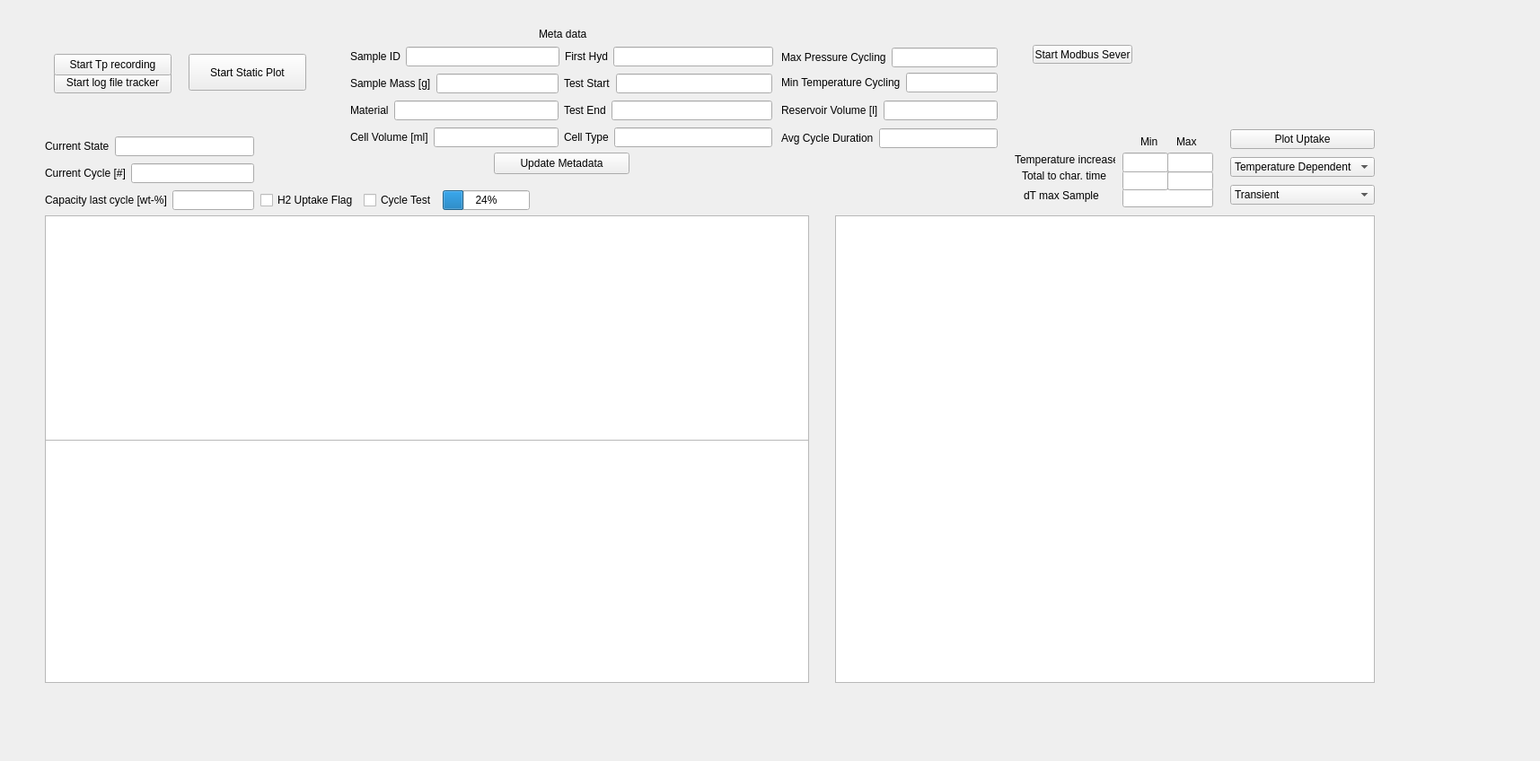
<?xml version="1.0" encoding="UTF-8"?>
<ui version="4.0">
 <class>Form</class>
 <widget class="QWidget" name="Form">
  <property name="geometry">
   <rect>
    <x>0</x>
    <y>0</y>
    <width>1715</width>
    <height>848</height>
   </rect>
  </property>
  <property name="windowTitle">
   <string>Form</string>
  </property>
  <widget class="QLabel" name="label_7">
   <property name="geometry">
    <rect>
     <x>600</x>
     <y>30</y>
     <width>91</width>
     <height>16</height>
    </rect>
   </property>
   <property name="text">
    <string>Meta data</string>
   </property>
  </widget>
  <widget class="QLineEdit" name="dT_max_sample_measurement_edit_field">
   <property name="geometry">
    <rect>
     <x>1250</x>
     <y>210</y>
     <width>101</width>
     <height>21</height>
    </rect>
   </property>
  </widget>
  <widget class="QLineEdit" name="MinCharTimeEditField">
   <property name="geometry">
    <rect>
     <x>1250</x>
     <y>190</y>
     <width>51</width>
     <height>22</height>
    </rect>
   </property>
  </widget>
  <widget class="QPushButton" name="start_stop_log_file_tracker_button">
   <property name="geometry">
    <rect>
     <x>60</x>
     <y>80</y>
     <width>131</width>
     <height>24</height>
    </rect>
   </property>
   <property name="text">
    <string>Start log file tracker</string>
   </property>
  </widget>
  <widget class="QGraphicsView" name="ExpMetaPlotLeft">
   <property name="geometry">
    <rect>
     <x>50</x>
     <y>240</y>
     <width>851</width>
     <height>251</height>
    </rect>
   </property>
  </widget>
  <widget class="QLineEdit" name="MaxTempIncEditField">
   <property name="geometry">
    <rect>
     <x>1300</x>
     <y>170</y>
     <width>51</width>
     <height>22</height>
    </rect>
   </property>
  </widget>
  <widget class="QLabel" name="label_3">
   <property name="geometry">
    <rect>
     <x>1130</x>
     <y>170</y>
     <width>112</width>
     <height>16</height>
    </rect>
   </property>
   <property name="text">
    <string>Temperature increase</string>
   </property>
  </widget>
  <widget class="QWidget" name="layoutWidget_3">
   <property name="geometry">
    <rect>
     <x>390</x>
     <y>80</y>
     <width>470</width>
     <height>88</height>
    </rect>
   </property>
   <layout class="QHBoxLayout" name="horizontalLayout_8">
    <item>
     <layout class="QVBoxLayout" name="verticalLayout">
      <item>
       <layout class="QHBoxLayout" name="horizontalLayout_2">
        <item>
         <widget class="QLabel" name="label_8">
          <property name="text">
           <string>Sample Mass [g]</string>
          </property>
         </widget>
        </item>
        <item>
         <widget class="QLineEdit" name="sample_mass_edit_field"/>
        </item>
       </layout>
      </item>
      <item>
       <layout class="QHBoxLayout" name="horizontalLayout_7">
        <item>
         <widget class="QLabel" name="label_9">
          <property name="text">
           <string>Material</string>
          </property>
         </widget>
        </item>
        <item>
         <widget class="QLineEdit" name="material_composition_edit_field">
          <property name="text">
           <string/>
          </property>
         </widget>
        </item>
       </layout>
      </item>
      <item>
       <layout class="QHBoxLayout" name="horizontalLayout_3">
        <item>
         <widget class="QLabel" name="label_10">
          <property name="text">
           <string>Cell Volume [ml]</string>
          </property>
         </widget>
        </item>
        <item>
         <widget class="QLineEdit" name="cell_volume_edit_field">
          <property name="text">
           <string/>
          </property>
         </widget>
        </item>
       </layout>
      </item>
     </layout>
    </item>
    <item>
     <layout class="QVBoxLayout" name="verticalLayout_3">
      <item>
       <layout class="QHBoxLayout" name="horizontalLayout_11">
        <item>
         <widget class="QLabel" name="label_11">
          <property name="text">
           <string>Test Start</string>
          </property>
         </widget>
        </item>
        <item>
         <widget class="QLineEdit" name="test_start_edit_field"/>
        </item>
       </layout>
      </item>
      <item>
       <layout class="QHBoxLayout" name="horizontalLayout_12">
        <item>
         <widget class="QLabel" name="label_12">
          <property name="text">
           <string>Test End</string>
          </property>
         </widget>
        </item>
        <item>
         <widget class="QLineEdit" name="test_end_edit_field"/>
        </item>
       </layout>
      </item>
      <item>
       <layout class="QHBoxLayout" name="horizontalLayout_13">
        <item>
         <widget class="QLabel" name="label_13">
          <property name="text">
           <string>Cell Type</string>
          </property>
         </widget>
        </item>
        <item>
         <widget class="QLineEdit" name="cell_type_edit_field">
          <property name="text">
           <string/>
          </property>
         </widget>
        </item>
       </layout>
      </item>
     </layout>
    </item>
   </layout>
  </widget>
  <widget class="QWidget" name="layoutWidget">
   <property name="geometry">
    <rect>
     <x>1370</x>
     <y>141</y>
     <width>161</width>
     <height>91</height>
    </rect>
   </property>
   <layout class="QVBoxLayout" name="verticalLayout_8">
    <item>
     <widget class="QPushButton" name="plot_uptake_button">
      <property name="text">
       <string>Plot Uptake</string>
      </property>
     </widget>
    </item>
    <item>
     <widget class="QComboBox" name="T_p_dependent_drop_down">
      <item>
       <property name="text">
        <string>Temperature Dependent</string>
       </property>
      </item>
      <item>
       <property name="text">
        <string>Pressure Dependent</string>
       </property>
      </item>
     </widget>
    </item>
    <item>
     <widget class="QComboBox" name="XyDataSelectDropDown">
      <item>
       <property name="text">
        <string>Transient</string>
       </property>
      </item>
      <item>
       <property name="text">
        <string>Residual</string>
       </property>
      </item>
      <item>
       <property name="text">
        <string>Calculated</string>
       </property>
      </item>
      <item>
       <property name="text">
        <string>Drift</string>
       </property>
      </item>
     </widget>
    </item>
   </layout>
  </widget>
  <widget class="QWidget" name="layoutWidget_2">
   <property name="geometry">
    <rect>
     <x>50</x>
     <y>150</y>
     <width>233</width>
     <height>86</height>
    </rect>
   </property>
   <layout class="QVBoxLayout" name="verticalLayout_7">
    <item>
     <layout class="QHBoxLayout" name="horizontalLayout_20">
      <item>
       <widget class="QLabel" name="label_22">
        <property name="text">
         <string>Current State</string>
        </property>
       </widget>
      </item>
      <item>
       <widget class="QLineEdit" name="current_de_hyd_state_edit_field">
        <property name="text">
         <string/>
        </property>
       </widget>
      </item>
     </layout>
    </item>
    <item>
     <layout class="QHBoxLayout" name="horizontalLayout_19">
      <item>
       <widget class="QLabel" name="label_21">
        <property name="text">
         <string>Current Cycle [#]</string>
        </property>
       </widget>
      </item>
      <item>
       <widget class="QLineEdit" name="current_cycle_edit_field">
        <property name="text">
         <string/>
        </property>
       </widget>
      </item>
     </layout>
    </item>
    <item>
     <layout class="QHBoxLayout" name="horizontalLayout_22">
      <item>
       <widget class="QLabel" name="label_24">
        <property name="text">
         <string>Capacity last cycle [wt-%]</string>
        </property>
       </widget>
      </item>
      <item>
       <widget class="QLineEdit" name="current_uptake_edit_field">
        <property name="text">
         <string/>
        </property>
       </widget>
      </item>
     </layout>
    </item>
   </layout>
  </widget>
  <widget class="QLineEdit" name="MaxCharTimeEditField">
   <property name="geometry">
    <rect>
     <x>1300</x>
     <y>191</y>
     <width>51</width>
     <height>21</height>
    </rect>
   </property>
  </widget>
  <widget class="QPushButton" name="update_meta_data_button">
   <property name="geometry">
    <rect>
     <x>550</x>
     <y>170</y>
     <width>151</width>
     <height>24</height>
    </rect>
   </property>
   <property name="text">
    <string>Update Metadata</string>
   </property>
  </widget>
  <widget class="QGraphicsView" name="xy_plot_window">
   <property name="geometry">
    <rect>
     <x>930</x>
     <y>240</y>
     <width>601</width>
     <height>521</height>
    </rect>
   </property>
  </widget>
  <widget class="QLabel" name="label_6">
   <property name="geometry">
    <rect>
     <x>1140</x>
     <y>210</y>
     <width>95</width>
     <height>16</height>
    </rect>
   </property>
   <property name="text">
    <string>dT max Sample</string>
   </property>
  </widget>
  <widget class="QPushButton" name="start_stop_static_plot_button">
   <property name="geometry">
    <rect>
     <x>210</x>
     <y>60</y>
     <width>131</width>
     <height>41</height>
    </rect>
   </property>
   <property name="text">
    <string>Start Static Plot</string>
   </property>
  </widget>
  <widget class="QLabel" name="label_2">
   <property name="geometry">
    <rect>
     <x>1310</x>
     <y>150</y>
     <width>23</width>
     <height>16</height>
    </rect>
   </property>
   <property name="text">
    <string>Max</string>
   </property>
  </widget>
  <widget class="QGraphicsView" name="ExpMetaPlotLeftLower">
   <property name="geometry">
    <rect>
     <x>50</x>
     <y>490</y>
     <width>851</width>
     <height>271</height>
    </rect>
   </property>
  </widget>
  <widget class="QWidget" name="layoutWidget_4">
   <property name="geometry">
    <rect>
     <x>870</x>
     <y>50</y>
     <width>241</width>
     <height>121</height>
    </rect>
   </property>
   <layout class="QVBoxLayout" name="verticalLayout_2">
    <item>
     <layout class="QVBoxLayout" name="verticalLayout_4">
      <item>
       <layout class="QHBoxLayout" name="horizontalLayout_14">
        <item alignment="Qt::AlignmentFlag::AlignVCenter">
         <widget class="QLabel" name="label_16">
          <property name="text">
           <string>Max Pressure Cycling</string>
          </property>
         </widget>
        </item>
        <item>
         <widget class="QLineEdit" name="max_pressure_cycling_edit_field">
          <property name="text">
           <string/>
          </property>
         </widget>
        </item>
       </layout>
      </item>
      <item>
       <layout class="QHBoxLayout" name="horizontalLayout_15">
        <item>
         <widget class="QLabel" name="label_17">
          <property name="text">
           <string>Min Temperature Cycling</string>
          </property>
         </widget>
        </item>
        <item>
         <widget class="QLineEdit" name="min_temperature_cycling_edit_field">
          <property name="text">
           <string/>
          </property>
         </widget>
        </item>
       </layout>
      </item>
     </layout>
    </item>
    <item>
     <layout class="QVBoxLayout" name="verticalLayout_5">
      <item>
       <layout class="QHBoxLayout" name="horizontalLayout_16">
        <item>
         <widget class="QLabel" name="label_18">
          <property name="text">
           <string>Reservoir Volume [l]</string>
          </property>
         </widget>
        </item>
        <item>
         <widget class="QLineEdit" name="reservoir_volume_edit_field">
          <property name="text">
           <string/>
          </property>
         </widget>
        </item>
       </layout>
      </item>
     </layout>
    </item>
    <item>
     <layout class="QHBoxLayout" name="horizontalLayout_21">
      <item>
       <widget class="QLabel" name="label_23">
        <property name="text">
         <string>Avg Cycle Duration</string>
        </property>
       </widget>
      </item>
      <item>
       <widget class="QLineEdit" name="cycle_duration_edit_field">
        <property name="text">
         <string/>
        </property>
       </widget>
      </item>
     </layout>
    </item>
   </layout>
  </widget>
  <widget class="QLabel" name="label">
   <property name="geometry">
    <rect>
     <x>1270</x>
     <y>150</y>
     <width>21</width>
     <height>16</height>
    </rect>
   </property>
   <property name="text">
    <string>Min</string>
   </property>
  </widget>
  <widget class="QPushButton" name="start_modbus_server_button">
   <property name="geometry">
    <rect>
     <x>1150</x>
     <y>50</y>
     <width>111</width>
     <height>21</height>
    </rect>
   </property>
   <property name="text">
    <string>Start Modbus Sever</string>
   </property>
  </widget>
  <widget class="QLineEdit" name="MinTempIncEditField">
   <property name="geometry">
    <rect>
     <x>1250</x>
     <y>170</y>
     <width>51</width>
     <height>22</height>
    </rect>
   </property>
  </widget>
  <widget class="QWidget" name="layoutWidget_5">
   <property name="geometry">
    <rect>
     <x>390</x>
     <y>50</y>
     <width>471</width>
     <height>26</height>
    </rect>
   </property>
   <layout class="QHBoxLayout" name="horizontalLayout_10">
    <item>
     <layout class="QHBoxLayout" name="horizontalLayout">
      <item>
       <widget class="QLabel" name="label_15">
        <property name="text">
         <string>Sample ID</string>
        </property>
       </widget>
      </item>
      <item>
       <widget class="QLineEdit" name="sample_id_edit_field">
        <property name="text">
         <string/>
        </property>
       </widget>
      </item>
     </layout>
    </item>
    <item>
     <layout class="QHBoxLayout" name="horizontalLayout_9">
      <item>
       <widget class="QLabel" name="label_14">
        <property name="text">
         <string>First Hyd</string>
        </property>
       </widget>
      </item>
      <item>
       <widget class="QLineEdit" name="first_hyd_edit_field">
        <property name="text">
         <string/>
        </property>
       </widget>
      </item>
     </layout>
    </item>
   </layout>
  </widget>
  <widget class="QLabel" name="label_4">
   <property name="geometry">
    <rect>
     <x>1138</x>
     <y>188</y>
     <width>95</width>
     <height>16</height>
    </rect>
   </property>
   <property name="text">
    <string>Total to char. time</string>
   </property>
  </widget>
  <widget class="QPushButton" name="start_stop_tp_recording_button">
   <property name="geometry">
    <rect>
     <x>60</x>
     <y>60</y>
     <width>131</width>
     <height>24</height>
    </rect>
   </property>
   <property name="text">
    <string>Start Tp recording</string>
   </property>
  </widget>
  <widget class="QWidget" name="layoutWidget_6">
   <property name="geometry">
    <rect>
     <x>290</x>
     <y>210</y>
     <width>300</width>
     <height>26</height>
    </rect>
   </property>
   <layout class="QHBoxLayout" name="horizontalLayout_4">
    <item>
     <widget class="QCheckBox" name="h2_uptake_check_box">
      <property name="text">
       <string>H2 Uptake Flag</string>
      </property>
     </widget>
    </item>
    <item>
     <widget class="QCheckBox" name="cycle_test_check_box">
      <property name="text">
       <string>Cycle Test</string>
      </property>
     </widget>
    </item>
    <item>
     <widget class="QProgressBar" name="progress_bar">
      <property name="value">
       <number>24</number>
      </property>
     </widget>
    </item>
   </layout>
  </widget>
 </widget>
 <resources/>
 <connections/>
</ui>
